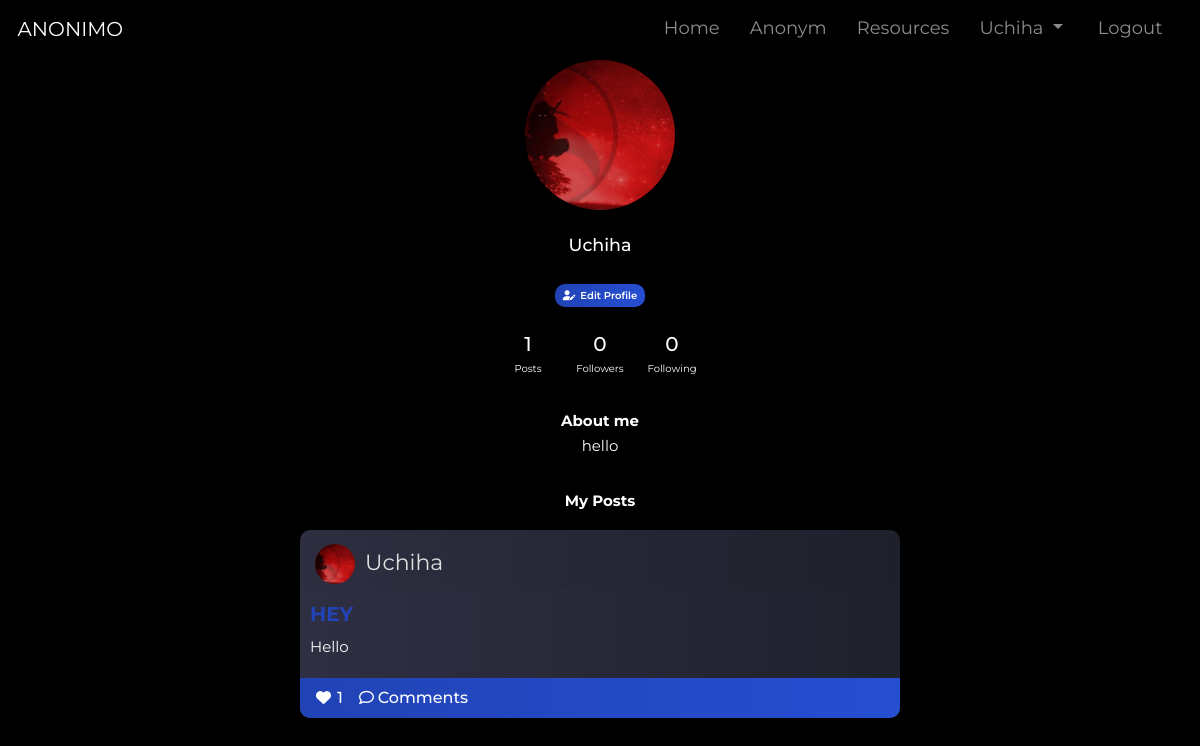
Screenshot of /settings (signed in) with the database file from the repository.
### home/models.py (models this page shows)
class editProfile(models.Model):
    profile_user=models.ForeignKey(User, blank=True, null=True, on_delete= models.CASCADE)
    bio = models.TextField()
    instagram = models.CharField(max_length=155)
    hobbies = models.CharField(max_length=155)
    image = models.ImageField(upload_to=filepath, null=True, blank = True)
    followers = models.ManyToManyField(User, blank=True, related_name="followers")
    key = models.CharField(max_length=150)

### blogapp/models.py (models this page shows, shortened)
class Post(models.Model):
    sno=models.AutoField(primary_key=True)
    title=models.CharField(max_length=255)
    author=models.ForeignKey(User, blank=True, null=True, on_delete= models.CASCADE)
    body = RichTextField(blank=True, null=True)
    liked = models.ManyToManyField(User,blank=True, related_name='liked')
    slug = models.CharField(max_length=130)

### home/views.py (the view)
# urls.py: url(r'^images/(?P<path>.*)$', serve,{'document_root':       settings.MEDIA_ROOT}),
def settings(request):
    allPosts = Post.objects.all()
    allProfiles = editProfile.objects.all()
    allPostU = Post.objects.all().filter(author = request.user)
    posts_counts = allPostU.count()
    allProfiles = editProfile.objects.all().filter(profile_user = request.user)
    user_followers = len(FollowersCount.objects.filter(user=request.user))
    user_following = len(FollowersCount.objects.filter(follower= request.user))
    count = allProfiles.count()
    target_id =""
    acc_bal = Bank.objects.get(profile_user=request.user)
    account_bal = acc_bal.account_bal
    if count!=0:
        target_id = allProfiles[0].id
    friend_count = len(FriendRequest.objects.filter(to_user = request.user))
    context = {
        'allPostsU': allPostU,
        'posts_counts': posts_counts,
        'allProfiles':allProfiles,
        'count':count,
        'target_id':target_id,
        'user_followers': user_followers,
        'user_following': user_following,
        'allPosts': allPosts,
        'allProfiles':allProfiles,
        'friend_count':friend_count,
        'account_bal':account_bal,
    }
    return render(request, 'settings.html', context)

### templates/settings.html (shortened to what this page needs)
{% extends 'base.html' %}
{% load static %}
{% block content %}
<link rel ="stylesheet" href="{% static 'css/settings.css' %}">
<link rel="stylesheet" href="https://cdnjs.cloudflare.com/ajax/libs/font-awesome/4.7.0/css/font-awesome.min.css">
{% if count == 0 %}
<br><br><br><br><br>
<center><div class="card mb-3" style="width: 60%;" >
  <img src="{% static "img/Wall post-amico.png" %}" class="card-img-top">
  <div class="card-body">
    <h4 class="card-title">Hey {{request.user}} !</h4>
    <p class="card-text">Seems you have'nt completed your profile, just a few details and you're all set.</p>
    <button id = "btncomplete" type="button" onclick ="window.location.href='/complete'" class="btn btn-primary">Complete</button>
  </div>
</div>
</center>
{% else %}
  {% for profile in allProfiles %}
   <img src="{{profile.image.url}}" alt="" class="profile-img-main" >
   <h3 class="username" style="color: white; text-align: center;">{{ user.username}}</h3>
    <div class="edit-button">
      <button  id = "btnedit" type="submit" class="btn btn-primary" onclick ="window.location.href='/edit/{{target_id}}'"><i class="fas fa-user-edit"><label>Edit Profile</label></i></button>
    </div>
    <div class="content">
      <div class="col">
          <h2>{{posts_counts}}</h2>
          <p>Posts</p>
        </div>
        <div class="col">
          <h2>{{user_followers}}</h2>
          <p>Followers</p>
        </div>
        <div class="col">
          <h2>{{user_following}}</h2>
          <p>Following</p>
        </div>
  </div>
<br>
<div class="about-me">
    <div class="card-about text-center" style="background-color:transparent;">
        <div class="card-body">
            <h4 style="font-weight: 700; color: white;">About me</h4>
         <p style="color: white;">{{profile.bio}}</p>
        </div>
      </div>
</div>
{% endfor %}
<br>
<center><h4 style="font-weight: 700; color: white;">My Posts</h4></center>
<br>
{% for post in allPosts %}
{% if post.author == request.user %}
{% for profile in allProfiles  %}
{% if profile.profile_user == request.user %}
 <div class="card border-primary mb-3 w-50">
 <div class="card-header" style="color: white;">
 <img src="{{profile.image.url}}" alt="" class="profile-img"><a href="/userprofile/{{post.sno}}/{{profile.id}}">{{post.author}}</a> </div>
 {% endif %}
 {% endfor %}
<br>
  <div class="card-body text-white" style="margin-top: -5rem;">
    <h5 class="card-title">{{post.title}}</h5>
    <p class="card-text">{{post.body|safe}}</p>
  </div>
  <div class="card-footer bg-transparent border-primary">
    <div class="row-icons">
      <div class="column">
      <form action="{% url 'like-post'%}" method='POST'>
      {% if user not in post.liked.all%}
          <button type="submit" id="icons"><i class="far fa-heart"></i></button><label id="labels">{{post.liked.all.count}}</label>
      {% else %}
           <button type="submit" id="icons"><i class="fas fa-heart"></i></button><label id="labels">{{post.liked.all.count}}</label>
      {% endif %}
      </form>
      </div>
      <div class="column">
        <button type="comment" id="icons"><i class="far fa-comment"> <a href="anonym/{{post.sno}} " style="text-decoration: none;font-family: 'Montserrat' !important; font-size:16px; color: white; font-weight:500;"> Comments</a></i></button>
    </div>
    </div>
    </div>
</div>
{% endif %}
{% endfor %}
{% endif %}
{% endblock content %}

### templates/base.html (shortened to what this page needs)
{% load static %}
<!DOCTYPE html>
<html lang="en">
  <head>
    <link
      href="https://cdn.jsdelivr.net/npm/bootstrap@5.0.2/dist/css/bootstrap.min.css"
      rel="stylesheet" href="{% static 'css/base.css' %}"
    />
  </head>
<nav class="navbar fixed-top navbar-expand-lg navbar-dark p-md-3">
    <div class="container-fluid" style="background:background: linear-gradient(to left, rgb(31, 33, 45), rgb(46, 47, 66)) !important;">
      <a class="navbar-brand" style="font-size: 2rem;" href="/">ANONIMO</a>
      <div class="collapse navbar-collapse" id="navbarSupportedContent">
        <ul class="navbar-nav ms-auto mb-2 mb-lg-0">
          <li class="nav-item">
            <a
              class="nav-link {% block homepage %}{% endblock homepage %} px-4"
              aria-current="page"
              href="/"
              >Home</a
            >
          </li>
          <li class="nav-item">
            <a
              class=" nav-link px-4 {% block anonympage %}{% endblock anonympage   %} " href="/anonym">Anonym</a >
          </li>
          <li class="nav-item">
            <a
              class="nav-link px-4 {% block resourcespage %}{% endblock resourcespage   %}" href="/resources">Resources</a>
          </li>
          {% if user.is_authenticated %}
          <li class="nav-item dropdown">
            <a
              class="
                nav-link
                dropdown-toggle
                px-4
                {%
                block
                profilepage
                %}{%
                endblock
                profilepage
                %}
              "
              href="/profile"
              id="navbarDropdown"
              role="button"
              data-bs-toggle="dropdown"
              aria-expanded="false"
            >
              {{request.user.username}}
            </a>
          </li>
          {% endif %}
          {% if user.is_authenticated %}
          <li class="nav-item px-4">
            <a class="nav-link {% block logoutpage %}{% endblock logoutpage %}"href="/logout">Logout</a>
          {% else %}
          <li class="nav-item px-4">
            <a class="nav-link {% block loginpage %}{% endblock loginpage %}" href="/login">Login</a>
          </li>
          {% endif %}
        </ul>
      </div>
    </div>
  </nav>
  <body style="background-color: #000">
    {% block content %} {% endblock content %}
  </body>
</html>

### static/css/settings.css (style rules this page uses)
html { font-size: 62.5%; }
* { font-family: 'Montserrat', sans-serif; }
body { background-repeat: no-repeat; }
.profile-img-main { margin-top: 5%; width: 15rem; height: 15rem; border-radius: 50%; object-fit: cover; object-position: center right ; display: block; margin-left: auto; margin-right: auto; }
.profile-img { width: 4rem; height: 4rem; border-radius: 50%; float: left; margin-right: 1rem; margin-left: 0.7rem; margin-top: 0.4rem; object-fit: cover; object-position: center right; }
#btnedit { border-radius: 1rem; background-image: linear-gradient(to left,#264ed1,#2143b6); border: none; font-weight: 600; font-family: 'Montserrat', sans-serif; margin-top: 2%; margin-bottom: 2%; }
#btnedit label { font-weight: 600 !important; margin-left: 0.5rem; color: white; cursor: pointer; font-family: 'Montserrat', sans-serif; }
.card-title { color: transparent; background-image: linear-gradient(to left,#264ed1,#2143b6); -webkit-background-clip: text; font-size: 2rem; margin-top: 2rem; font-weight: bold; }
.column { float: left; width: auto; padding: 0rem; height: 3rem; background-color: transparent; }
#icons { display: inline-block; color: white; background-color: #0000; border: none; margin-top: 0.25rem; }
.card { min-height: 10rem; border-radius: 1rem !important; border: none !important; font-size: 1.5rem; margin: auto; background-image: linear-gradient(to left,#1f212d,#2e2f42); color: white; }
.card-footer { background-image: linear-gradient(to left,#264ed1,#2143b6) !important; border-radius: 0rem 0rem 1rem 1rem !important; border: none !important; }
.card-header { border: none !important; font-size:2.2rem; margin-bottom: 1rem; padding-left: 0.8rem; padding-top: 1rem; }
.card-header a { color: #e0dede; font-size: 2.2rem; text-decoration: none; margin-top: 1%; float: left; }
#labels { color: white; background-color: #0000; font-size:1.6rem; padding: 0rem 1rem 0rem 0rem; font-weight: 500; }
.border-primary { border: none; background-image: linear-gradient(to left,#1f212d,#2e2f42); }
.about-me { width: 50%; margin: auto; font-size: 1.5rem; }
.edit-button { display: flex; justify-content: center; }
.username { margin-top: 2%; }
.content { color:white; display: flex; width: 18%; margin: auto; }
.col { text-align: center; float: left; padding: 0.1rem; }

### templates/base.html (style rules this page uses)
body { background-color: linear-gradient(147deg, #2e2f42 0%, black 60%) !important; background-repeat: no-repeat; background-size:cover !important; }
nav { border-radius: 0px 0px 20px 20px; font-size: 18px !important; }

### rows the page displays
editProfile: image (picture), posts_counts "1", user_followers "0", user_following "0", bio "hello"
Post: author "Uchiha", body "Hello", liked.all.count "1"

### other values shown
{{ request.user.username }} "Uchiha"
{{ user.username }} "Uchiha"
